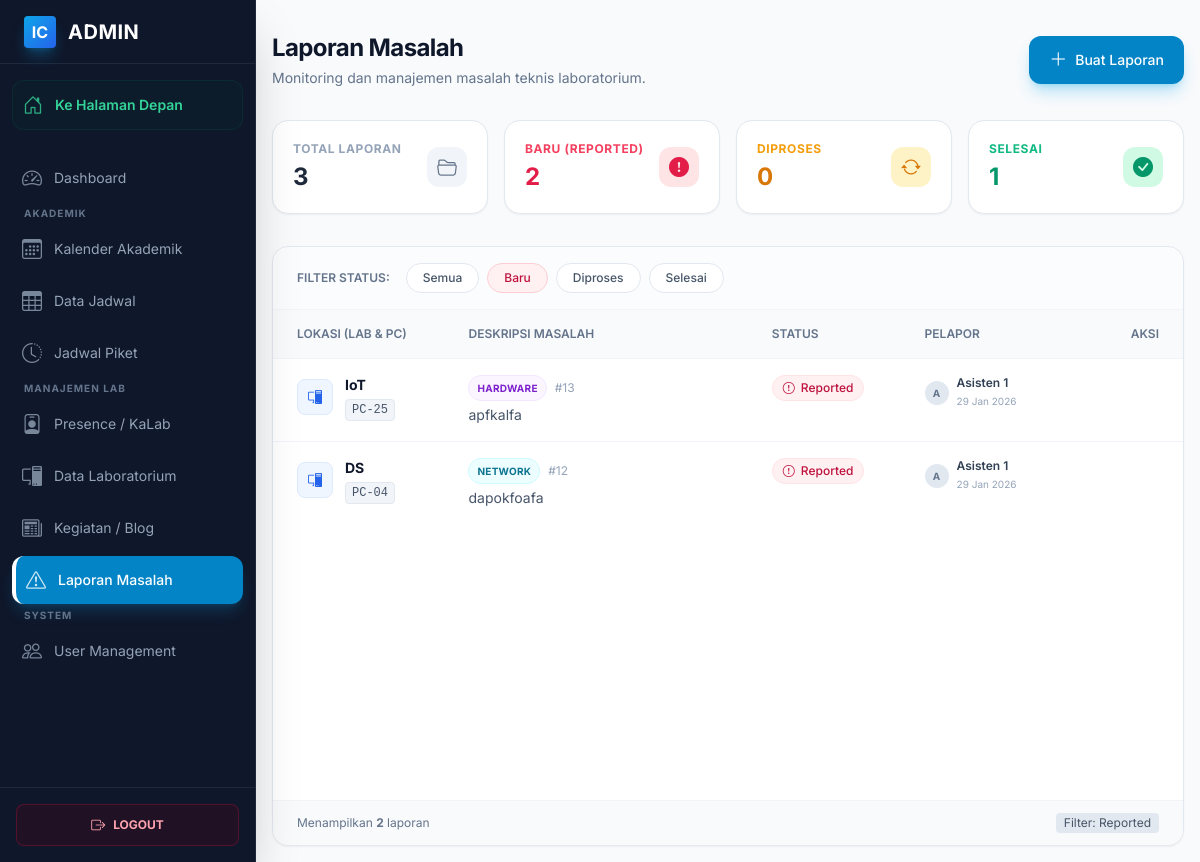
The page /public/admin/problems?status=reported (signed in) on the database its author committed.
### tables this page shows
CREATE TABLE `lab_problems` (
  `id` int(11) NOT NULL AUTO_INCREMENT,
  `laboratory_id` int(11) NOT NULL,
  `pc_number` varchar(50) DEFAULT NULL,
  `problem_type` enum('hardware','software','network','other') NOT NULL,
  `description` text NOT NULL,
  `status` enum('reported','in_progress','resolved') DEFAULT 'reported',
  `reported_by` int(11) NOT NULL,
  `assigned_to` int(11) DEFAULT NULL,
  `reported_at` timestamp NOT NULL DEFAULT current_timestamp(),
  `started_at` datetime DEFAULT NULL,
  `completed_at` datetime DEFAULT NULL,
  PRIMARY KEY (`id`),
  KEY `reported_by` (`reported_by`),
  KEY `idx_lab_problems_status` (`status`),
  KEY `idx_lab_problems_lab` (`laboratory_id`),
  KEY `fk_lab_problems_assigned` (`assigned_to`),
  CONSTRAINT `fk_lab_problems_assigned` FOREIGN KEY (`assigned_to`) REFERENCES `users` (`id`) ON DELETE SET NULL,
  CONSTRAINT `lab_problems_ibfk_1` FOREIGN KEY (`laboratory_id`) REFERENCES `laboratories` (`id`) ON DELETE CASCADE,
  CONSTRAINT `lab_problems_ibfk_2` FOREIGN KEY (`reported_by`) REFERENCES `users` (`id`) ON DELETE CASCADE
);

CREATE TABLE `laboratories` (
  `id` int(11) NOT NULL AUTO_INCREMENT,
  `lab_name` varchar(100) NOT NULL,
  `image` varchar(255) DEFAULT NULL,
  `description` text DEFAULT NULL,
  `pc_count` int(11) DEFAULT 0,
  `tv_count` int(11) DEFAULT 0,
  `capacity` int(11) DEFAULT 0,
  `status` enum('active','maintenance','inactive') DEFAULT 'active',
  `location` varchar(100) DEFAULT NULL,
  `building` varchar(50) DEFAULT NULL,
  `floor` varchar(10) DEFAULT NULL,
  `room_number` varchar(20) DEFAULT NULL,
  PRIMARY KEY (`id`)
);

CREATE TABLE `users` (
  `id` int(11) NOT NULL AUTO_INCREMENT,
  `name` varchar(100) NOT NULL,
  `email` varchar(100) NOT NULL,
  `phone` varchar(20) DEFAULT NULL,
  `password` varchar(255) NOT NULL,
  `role_id` int(11) NOT NULL,
  `status` enum('active','inactive') DEFAULT 'active',
  `created_at` timestamp NOT NULL DEFAULT current_timestamp(),
  PRIMARY KEY (`id`),
  UNIQUE KEY `email` (`email`),
  KEY `idx_users_email` (`email`),
  KEY `idx_users_role` (`role_id`),
  CONSTRAINT `users_ibfk_1` FOREIGN KEY (`role_id`) REFERENCES `roles` (`id`)
);

### app/views/admin/problems/list.php (the view, shortened to what the rows shown need)
<?php include APP_PATH . '/views/layouts/header.php'; ?>
<div class="antialiased bg-slate-50 min-h-screen">
    <main class="p-4 sm:ml-64 pt-8 transition-all duration-300">
        <div class="max-w-7xl mx-auto">
            <div class="flex flex-col sm:flex-row justify-between items-start sm:items-center mb-8 gap-4">
                <div>
                    <h1 class="text-2xl font-bold tracking-tight text-slate-900">Laporan Masalah</h1>
                </div>
            </div>
            <div
                class="bg-white border border-slate-200 rounded-2xl shadow-sm overflow-hidden flex flex-col min-h-[600px]">
                <div class="overflow-x-auto w-full">
                    <table class="w-full text-sm text-left text-slate-600">
                        <thead class="text-xs text-slate-500 uppercase bg-slate-50 border-b border-slate-100">
                            <tr>
                                <th scope="col" class="px-6 py-4 font-semibold">Lokasi (Lab & PC)</th>
                                <th scope="col" class="px-6 py-4 font-semibold w-1/3">Deskripsi Masalah</th>
                                <th scope="col" class="px-6 py-4 font-semibold">Status</th>
                                <th scope="col" class="px-6 py-4 font-semibold">Pelapor</th>
                                <th scope="col" class="px-6 py-4 font-semibold text-right">Aksi</th>
                            </tr>
                        </thead>
                        <tbody class="divide-y divide-slate-100">
                            <?php if (!empty($problems)): ?>
                            <?php foreach ($problems as $problem): ?>
                            <tr class="group hover:bg-slate-50/80 transition-colors duration-200">
                                <td class="px-6 py-4 align-top">
                                    <div class="flex items-start gap-3">
                                        <div
                                            class="w-9 h-9 rounded-lg bg-blue-50 text-blue-600 flex items-center justify-center shrink-0 border border-blue-100 mt-1">
                                            <i class="bi bi-pc-display"></i>
                                        </div>
                                        <div>
                                            <div class="font-bold text-slate-900"><?= e($problem['lab_name']) ?></div>
                                            <div
                                                class="inline-flex items-center gap-1 mt-1 text-xs font-mono bg-slate-100 px-1.5 py-0.5 rounded text-slate-600 border border-slate-200">
                                                PC-<?= e($problem['pc_number']) ?>
                                            </div>
                                        </div>
                                    </div>
                                </td>
                                <td class="px-6 py-4 align-top">
                                    <div class="flex flex-col gap-1">
                                        <div class="flex items-center gap-2">
                                            <span
                                                class="text-[10px] font-bold uppercase tracking-wide px-2 py-0.5 rounded-full border
                                                        <?= strtolower($problem['problem_type']) == 'hardware' ? 'bg-purple-50 text-purple-700 border-purple-100' : 'bg-cyan-50 text-cyan-700 border-cyan-100' ?>">
                                                <?= strtoupper($problem['problem_type']) ?>
                                            </span>
                                            <span class="text-xs text-slate-400">#<?= $problem['id'] ?></span>
                                        </div>
                                        <p class="text-slate-600 line-clamp-2 leading-relaxed text-xs sm:text-sm">
                                            <?= e($problem['description']) ?>
                                        </p>
                                    </div>
                                </td>
                                <td class="px-6 py-4 align-top">
                                    <?php
                                            $status = strtolower($problem['status']);
                                            $badgeClass = match ($status) {
                                                'reported' => 'bg-rose-50 text-rose-700 border-rose-100',
                                                'in_progress' => 'bg-amber-50 text-amber-700 border-amber-100',
                                                'resolved' => 'bg-emerald-50 text-emerald-700 border-emerald-100',
                                                default => 'bg-slate-50 text-slate-700 border-slate-100'
                                            };
                                            $icon = match ($status) {
                                                'reported' => 'bi-exclamation-circle',
                                                'in_progress' => 'bi-hourglass-split',
                                                'resolved' => 'bi-check-circle',
                                                default => 'bi-circle'
                                            };
                                            ?>
                                    <span
                                        class="inline-flex items-center gap-1.5 px-2.5 py-1 rounded-full text-xs font-medium border <?= $badgeClass ?>">
                                        <i class="bi <?= $icon ?>"></i>
                                        <?= ucfirst(str_replace('_', ' ', $status)) ?>
                                    </span>
                                </td>
                                <td class="px-6 py-4 align-top">
                                    <div class="flex items-center gap-2">
                                        <div
                                            class="w-6 h-6 rounded-full bg-slate-200 flex items-center justify-center text-[10px] font-bold text-slate-500">
                                            <?= strtoupper(substr($problem['reporter_name'], 0, 1)) ?>
                                        </div>
                                        <div class="flex flex-col">
                                            <span
                                                class="text-xs font-semibold text-slate-700"><?= e($problem['reporter_name']) ?></span>
                                            <span
                                                class="text-[10px] text-slate-400"><?= date('d M Y', strtotime($problem['reported_at'])) ?></span>
                                        </div>
                                    </div>
                                </td>
                                <td class="px-6 py-4 text-right align-middle">
                                </td>
                            </tr>
                            <?php endforeach; ?>
                            <?php endif; ?>
                        </tbody>
                    </table>
                </div>
            </div>
        </div>
    </main>
</div>
<?php include APP_PATH . '/views/admin/layouts/footer.php'; ?>

### rows shown on the page
lab_problems: laboratory.lab_name "IoT", pc_number "25", problem_type "HARDWARE", id "13", description "apfkalfa", status "Reported", reported_by.name "A", reported_by.name "Asisten 1", reported_at "29 Jan 2026"
lab_problems: laboratory.lab_name "DS", pc_number "04", problem_type "NETWORK", id "12", description "dapokfoafa", status "Reported", assigned_to.name "A", assigned_to.name "Asisten 1", reported_at "29 Jan 2026"

### other values the page prints
$statistics['total'] "3"
$statistics['reported'] "2"
$statistics['in_progress'] "0"
$statistics['resolved'] "1"
count($problems) "2"
$currentStatus "Reported"
